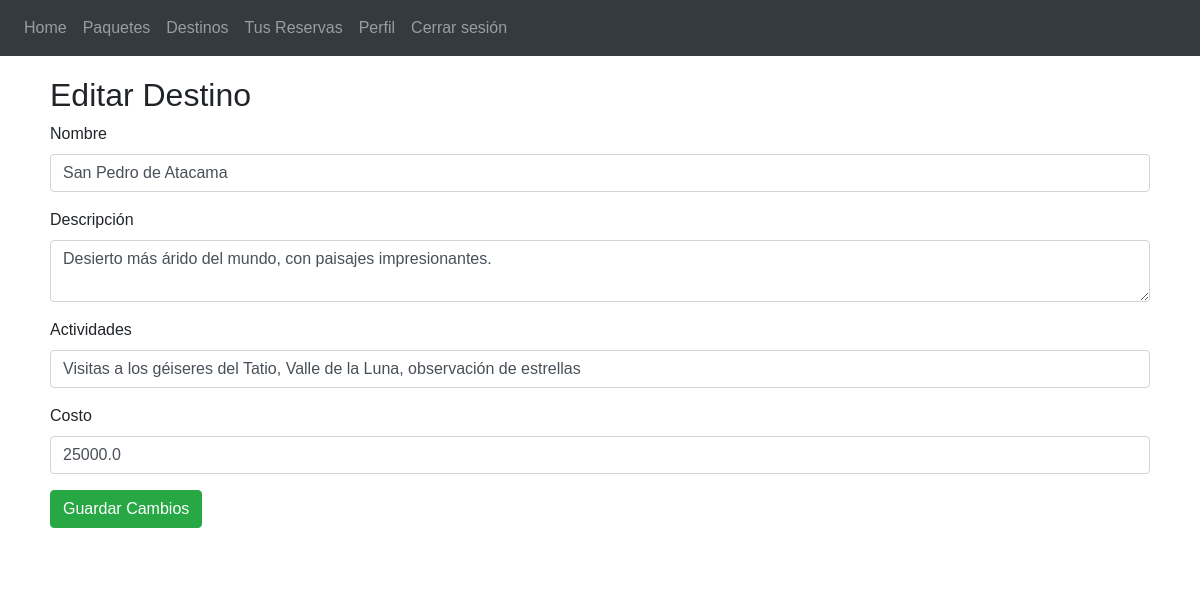
The page /admin/destinations/edit/3 (signed in) on the database as committed earlier.
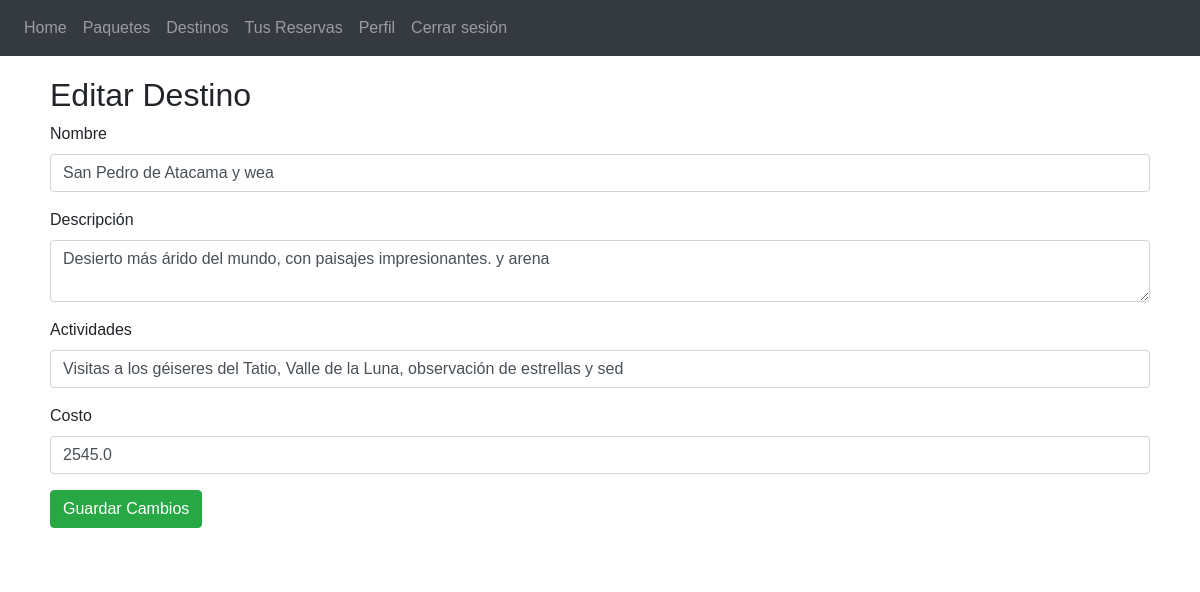
The same page on the database as committed later.
### app/travel/models.py (models this page shows, shortened)
class Destination(db.Model):
    __tablename__ = 'destinations'
    id = db.Column(db.Integer, primary_key=True)
    name = db.Column(db.String(100), nullable=False)
    description = db.Column(db.Text, nullable=False)
    activities = db.Column(db.String(255), nullable=False)
    cost = db.Column(db.Float, nullable=False)
    reservations = db.relationship('Reservation', backref='destination_related', lazy=True)

### app/admin/routes.py (the view, shortened to what this page needs)
@admin.route('/destinations/edit/<int:id>', methods=['GET', 'POST'])
@login_required
def edit_destination(id):
    destination = Destination.query.get_or_404(id)
    form = DestinationForm(obj=destination)
    return render_template('admin/edit_destination.html', form=form, destination=destination)

### app/admin/forms.py
class DestinationForm(FlaskForm):
    name = StringField('Nombre', validators=[DataRequired()])
    description = TextAreaField('Descripción', validators=[DataRequired()])
    activities = StringField('Actividades', validators=[DataRequired()])
    cost = FloatField('Costo', validators=[DataRequired()])

### app/auth/models.py (called while the page is built)
    def is_admin(self):
        return self.role == 'admin'

### app/templates/admin/edit_destination.html (shortened to what this page needs)
{% extends 'base.html' %}
{% block content %}
<h2>Editar Destino</h2>
<form method="POST" action="{{ url_for('admin.edit_destination', id=destination.id) }}">
    <div class="form-group">
        {{ form.name.label(class="form-label") }}
        {{ form.name(class="form-control", value=destination.name) }}
    </div>
    <div class="form-group">
        {{ form.description.label(class="form-label") }}
        {{ form.description(class="form-control", value=destination.description) }}
    </div>
    <div class="form-group">
        {{ form.activities.label(class="form-label") }}
        {{ form.activities(class="form-control", value=destination.activities) }}
    </div>
    <div class="form-group">
        {{ form.cost.label(class="form-label") }}
        {{ form.cost(class="form-control", value=destination.cost) }}
    </div>
    <div class="form-group">
        <button type="submit" class="btn btn-success">Guardar Cambios</button>
    </div>
</form>
{% endblock %}

Rows that differ between the two databases and show on the page:
changed Destination: name "San Pedro de Atacama" → "San Pedro de Atacama y wea"; description "Desierto más árido del mundo, con paisajes impresionantes." → "Desierto más árido del mundo, con paisajes impresionantes. y arena"; activities "Visitas a los géiseres del Tatio, Valle de la Luna, observación de estrellas" → "Visitas a los géiseres del Tatio, Valle de la Luna, observación de estrellas y sed"; cost "25000.0" → "2545.0"
